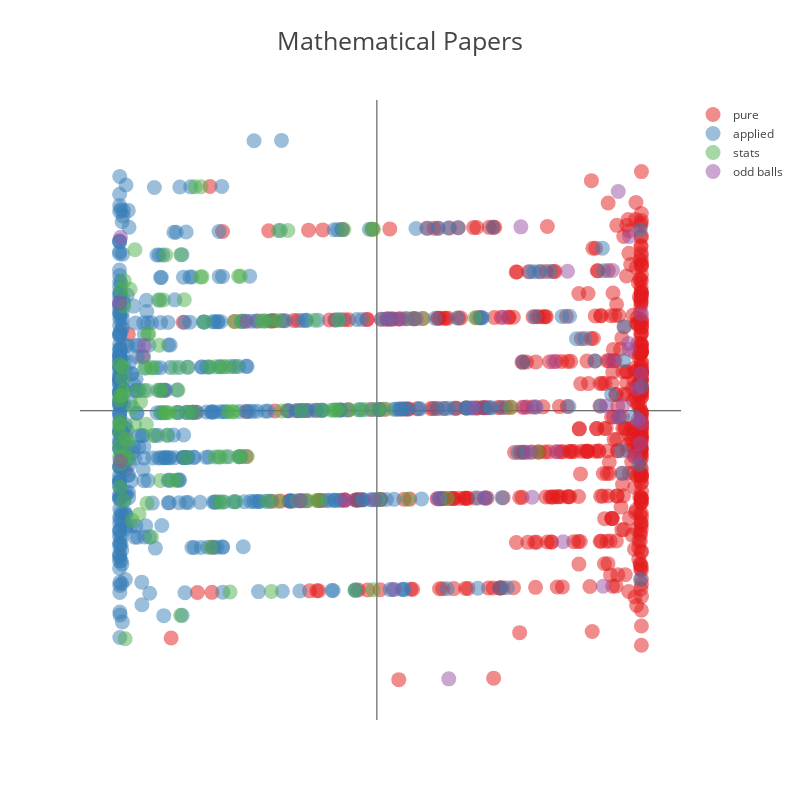

Notebook code for this chart:
### Code cell
pca_plot('Mathematical Papers')
